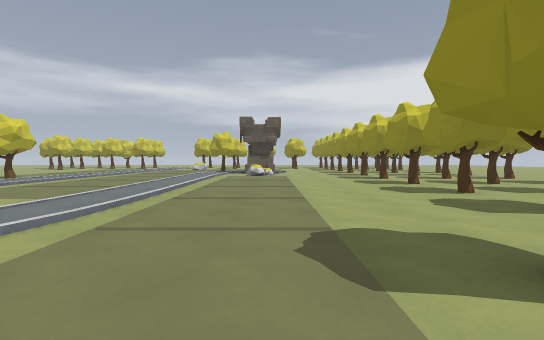
[1] (above)

19 first-person views from a walk through a level from a Godot 3-D game. The camera is 1.2 m above the floor, tilts 2° down and sees 85° across. The floor is counted in squares, 2 m on a side. Each view is taken from the middle of a square. On the plan, view 1 faces up. The plan holds only what a view shows up to about 9 squares ahead; the rest is blank. The place goes on beyond the plan. Some surface patterns are stand-ins.

[2]
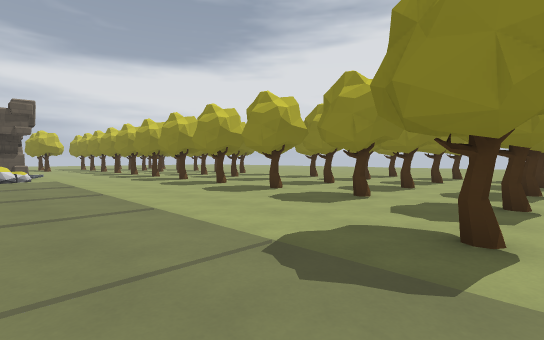

[3]
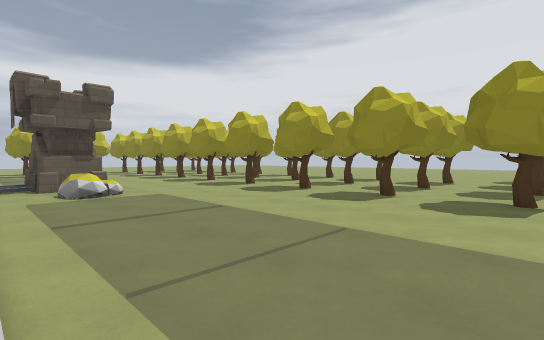

[4]
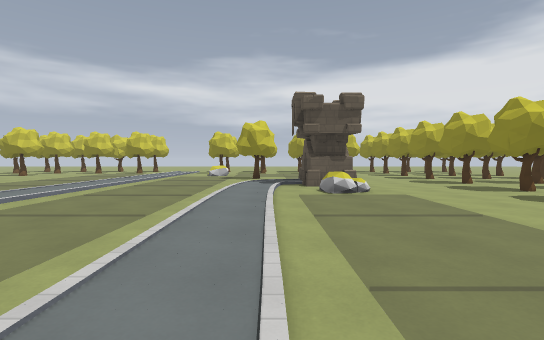

[5]
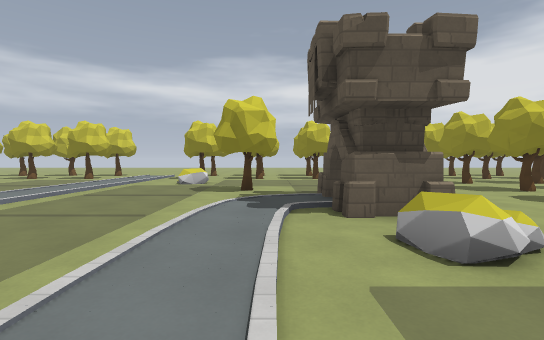

[6]
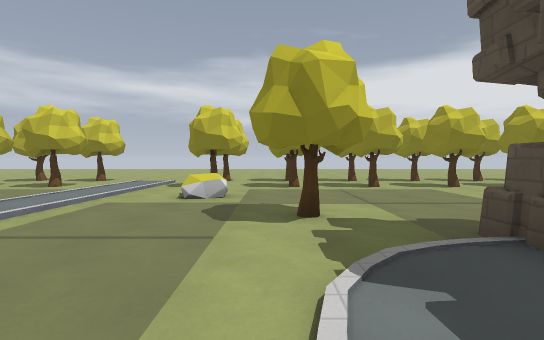

[7]
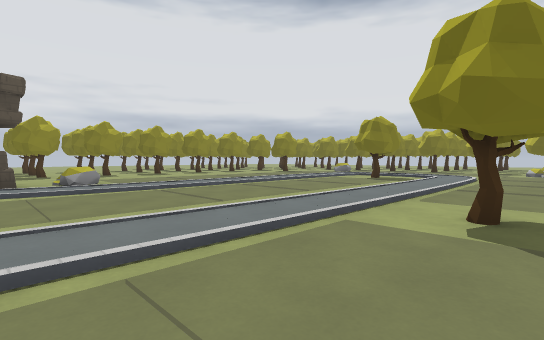

[8]
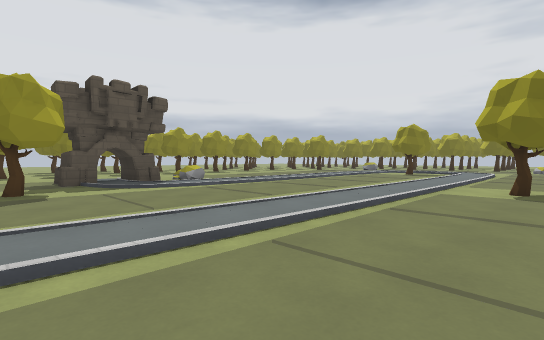

[9]
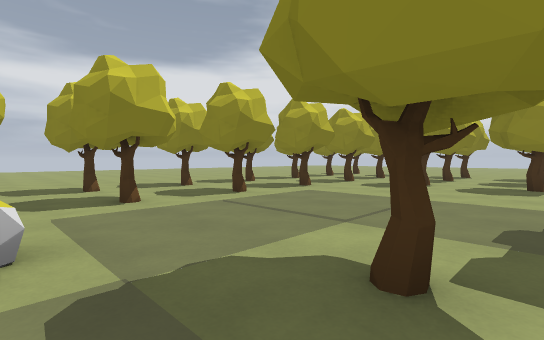

[10]
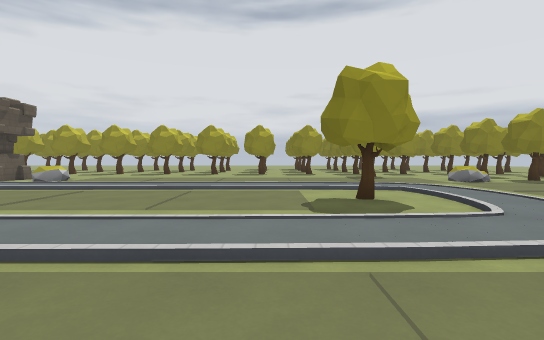

[11]
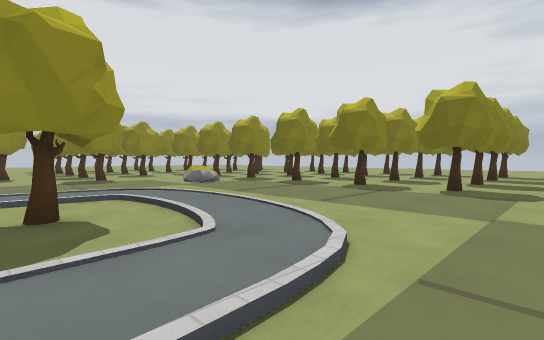

[12]
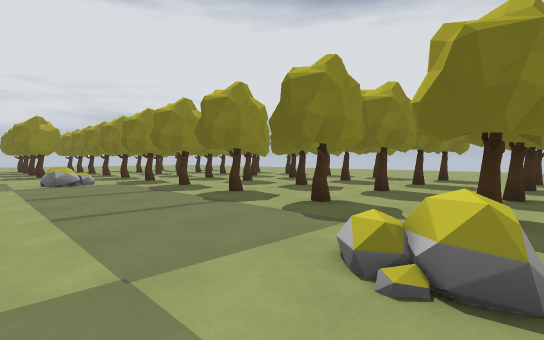

[13]
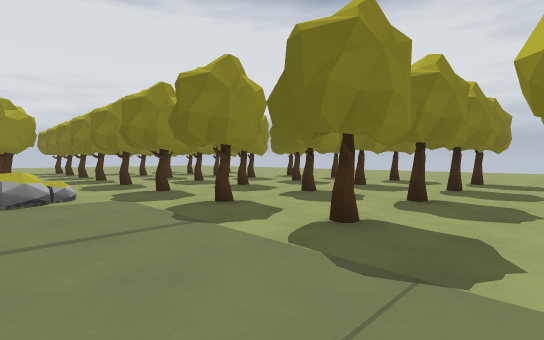

[14]
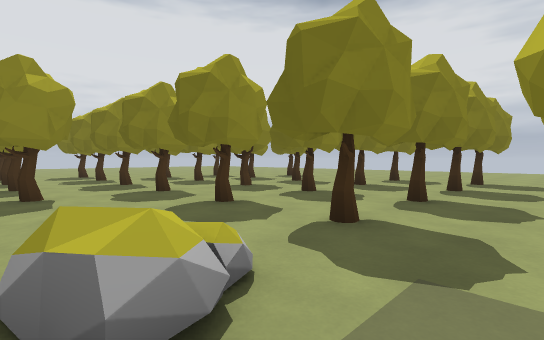

[15]
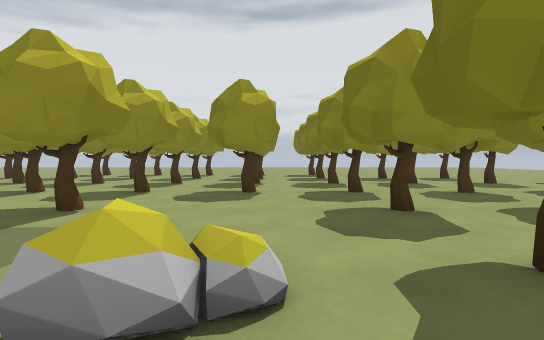

[16]
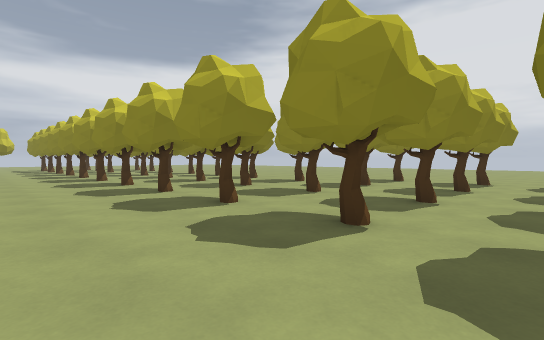

[17]
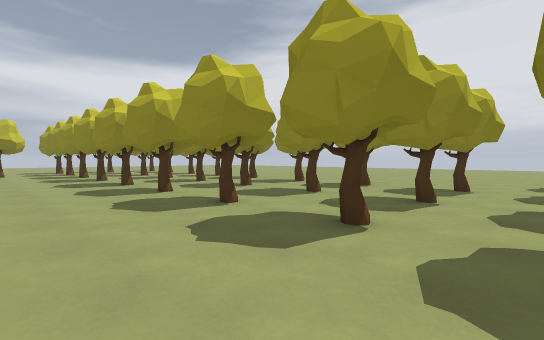

[18]
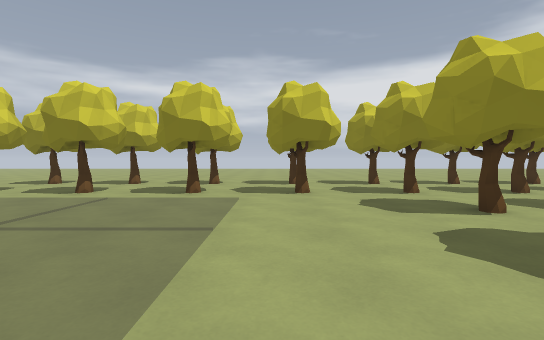

[19]
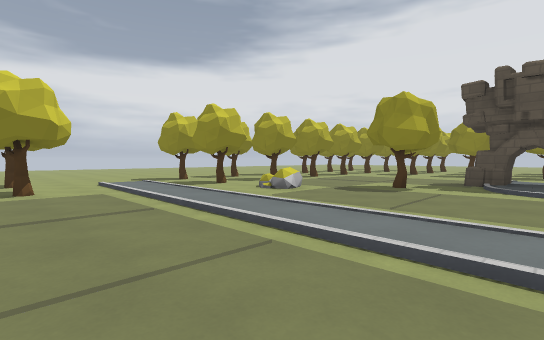

### Floor plan
Key: @ floor where view 1 was taken; # wall or solid block; x gap in a wall; . floor; / step, stairs or slope; = window, fence, low wall or low ledge; ^ raised ledge; T thing the floor can be seen under or through.
Columns run from 9 left of view 1 to 11 right of it. Each row starts with its distance up from view 1.
 25       ..
 24      ....
 23  ................
 22  ................
 21 ##///TTTTTTTT#####
 20 ##//.TT
 19 ##///TTTT#####
 18 ..//.........#
 17 ..//.^.......#
 16 ..//.........#
 15 ..//...#.....#
 14 ..//.../##...#
 13 ..//..//##...#
 12 ..//..//.....#   #
 11 ..//..//^=...#   #
 10 x#./..//.....#   #.
  9 .../..//.....#   #..
  8 .../..//.....#   #...
  7 .../..//.....#   #...
  6 .../..//.....#   #..
  5 .../..//.....#   ###
  4 ..///#//.....#    ##.
  3  .//.///....##     #.
  2  ./..../...###
  1 ...../.....###
  0 ........^@...#
 -1 ^=..........##
 -2 ##.....###.###
 -3 #############
 -4
 -5
 -6
 -7 ##         #####
 -8 .##        #   x
 -9 x###########
-10     ..  ..

Positions as (right, up) in squares from view 1, and headings:
1: (0, 0), facing up
2: (-1, 1), facing up-right
3: (-2, 5), facing up-right
4: (-2, 5), facing up
5: (-2, 9), facing up
6: (-3, 12), facing up
7: (-9, 13), facing down-right
8: (-9, 16), facing down-right
9: (-4, 15), facing up-right
10: (-9, 5), facing right
11: (-8, 4), facing down-right
12: (-9, 1), facing down-right
13: (-6, 0), facing down-right
14: (-2, 0), facing down-right
15: (-2, -1), facing right
16: (1, 2), facing up-right
17: (1, 6), facing up-right
18: (1, 14), facing up
19: (-9, 13), facing up-right
